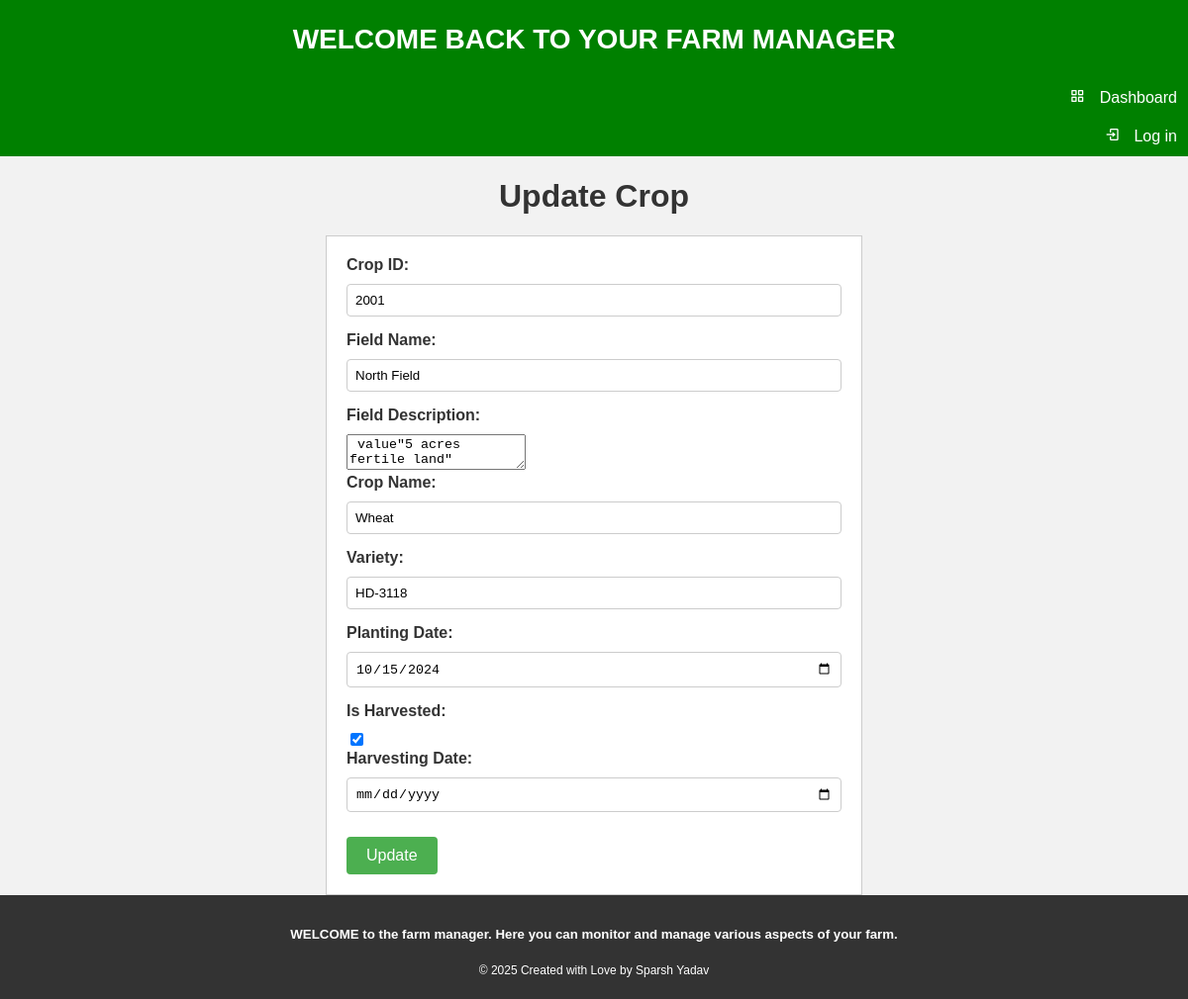
Screenshot of /update_crops/2001/ with the database file from the repository.
### homepage/models.py (models this page shows, shortened)
class Crops(models.Model):
    user = models.ForeignKey(User, on_delete=models.CASCADE, default=1)
    Cid = models.IntegerField(primary_key=True, default=0)
    Field_name = models.CharField(max_length=50)
    Field_description = models.TextField()
    Crop_name = models.CharField(max_length=50)
    Variety = models.CharField(max_length=20)
    Planting_date = models.DateField()
    Is_harvested = models.BooleanField(default=False)
    Harvesting_date = models.DateField(null=True, blank=True)

### homepage/views.py (the view)
# urls.py: path("update_crops/<int:Cid>/", Update_crops, name="update-crops"),
def Update_crops(request, Cid):
    crops = Crops.objects.get(Cid=Cid)
    form = CropsForm(request.POST, instance=crops)
    if form.is_valid():
        form.save()
        return redirect("homepage:show-crops")
    else:
        print(form.errors)
    return render(request, "homepage/updatecrops.html", {"crops": crops})

### homepage/templates/homepage/updatecrops.html (shortened to what this page needs)
{%extends 'homepage/base.html' %}
{%block content%}
<head>
    </head>
    <body>
      <h1>Update Crop</h1>
      <form method="post">
        <label for="id_Cid">Crop ID:</label>
        <input type="text" name="Cid" id="id_Cid" value="{{ crops.Cid }}" required>
        <label for="id_Field_name">Field Name:</label>
        <input type="text" name="Field_name" id="id_Field_name" value="{{ crops.Field_name }}" required>
        <label for="id_Field_description">Field Description:</label>
        <textarea name="Field_description" id="id_Field_description" required> value"{{ crops.Field_description }}"</textarea>
        <label for="id_Crop_name">Crop Name:</label>
        <input type="text" name="Crop_name" id="id_Crop_name" value="{{ crops.Crop_name }}" required>
        <label for="id_Variety">Variety:</label>
        <input type="text" name="Variety" id="id_Variety" value="{{ crops.Variety }}" required>
        <label for="id_planting_date">Planting Date:</label>
        <input type="date" name="Planting_date" id="id_planting_date" value="{{ crops.Planting_date|date:'Y-m-d' }}" required>
        <label for="id_Is_harvested">Is Harvested:</label>
        <input type="checkbox" name="Is_harvested" id="id_Is_harvested" {% if crops.Is_harvested %}checked{% endif %}>
        <label for="id_Harvesting_date">Harvesting Date:</label>
        <input type="date" name="Harvesting_date" id="id_Harvesting_date" value="{{ crops.Harvesting_date|date:'Y-m-d' }}" >
        <input type="submit" value="Update">
      </form>
    </body>
    {%endblock%}

### homepage/templates/homepage/updatecrops.html (style rules this page uses)
body { font-family: Arial, sans-serif; background-color: #f2f2f2; margin: 0; }
h1 { text-align: center; color: #333; }
form { background-color: #fff; border: 1px solid #ccc; padding: 20px; margin-top: 20px; max-width: 500px; margin-left: auto; margin-right: auto; }
label { display: block; margin-bottom: 10px; font-weight: bold; color: #333; }
input[type="text"], input[type="date"], input[type="number"] { width: 100%; padding: 8px; border: 1px solid #ccc; border-radius: 4px; box-sizing: border-box; margin-bottom: 15px; }
input[type="submit"] { background-color: #4CAF50; color: white; padding: 10px 20px; border: none; border-radius: 4px; cursor: pointer; font-size: 16px; margin-top: 10px; }

### rows the page displays
Crops: Cid "2001", Field_name "North Field", Field_description "value\"5 acres fertile land\"", Crop_name "Wheat", Variety "HD-3118", Planting_date "10/15/2024", Is_harvested "☑"
